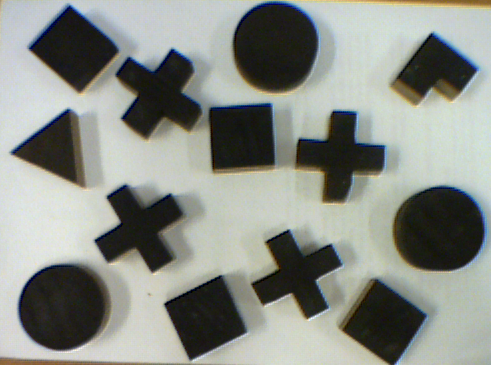
%> input picture lab8/ksztaltyReal.bmp, 491 x 365 px
$ octave lab8_4.m   (GNU Octave 9; MATLAB toolbox functions it lacks are replaced by stand-ins)
%> lines starting %> are read from the running program, lines starting %| are printed output that depends on the picture; in (x1, y1, x2, y2) boxes, pixels count from 0 and x2, y2 are one past the last pixel; in counts of white or black regions, pixels touching at a corner belong together; the program's own positions count from 1
close all;
clear all;

ksztaltyReal = imread('ksztaltyReal.bmp');
%> ksztaltyReal is the input picture: size 365x491x3 uint8; mean R, G, B 137.6, 141.5, 134.6

figure(1)
imshow(ksztaltyReal,[]);
title('Original');

[X,Y,Z] = size(ksztaltyReal);
%> X = 365; Y = 491; Z = 3
labeled(X,Y)=0;
%> labeled: size 365x491 double; every value is 0
TH = 60;

for i=1:X
    for j=1:Y

        if ksztaltyReal(i,j,1)<TH && ksztaltyReal(i,j,2)<TH && ksztaltyReal(i,j,3)<TH
             labeled(i,j) = 1;
        else
            labeled(i,j) = 0;
        end

    end
end
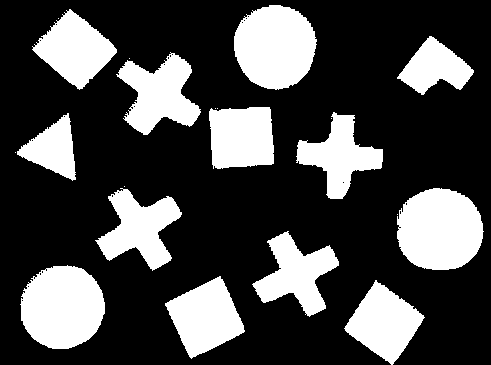
%> labeled: size 365x491 double; values 0 (black) and 1 (white), 28.2% white; 21 white regions (8 under 20 px), largest, box (x1, y1, x2, y2) and area: (397, 188, 484, 270) 5682, (20, 265, 105, 349) 5542, (234, 5, 317, 90) 5423


M =[1 2 1;
    2 4 2;
    1 2 1];
M = M/sum(sum(M));
filtered = conv2(labeled,M,'same');
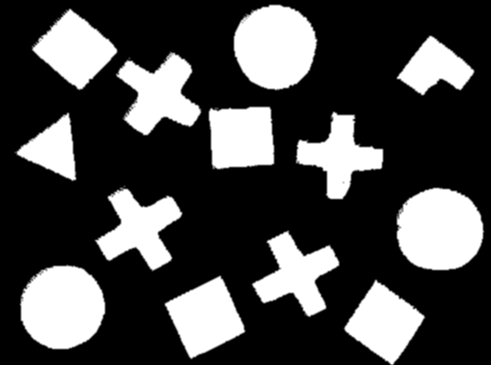
%> filtered: size 365x491 double; min 0, max 1, mean 0.282

figure(2)
imshow(filtered,[]);
title('Filtered');

filtered = bwlabel(filtered,8);
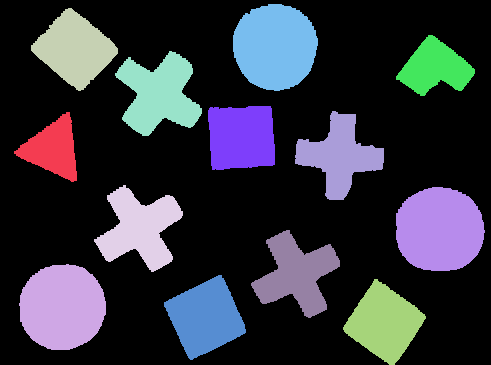
%> filtered: size 365x491 double; 14 distinct labels, from 0 to 13; one colour per label, 0 black

r = regionprops(filtered,'Centroid');
%> r = 13 regions; first 5, Centroid: [53.5 149.5], [62.9 307.6], [75.3 49.9], [140.2 229], [159.6 94.8]
for i=1:length(r)
    text(r(i).Centroid(1),r(i).Centroid(2),['\color{magenta}',num2str(i)]);
end
%> this loop made 13 passes
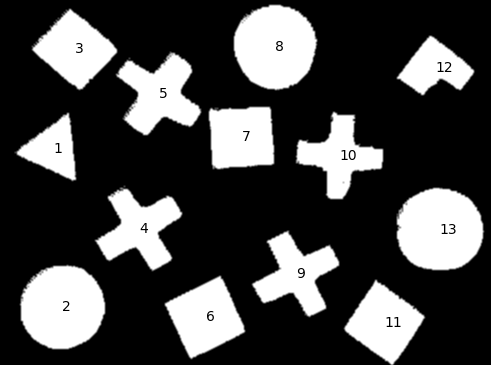
%> figure redrawn from the program's plot data; its title reads 'Filtered'

%> (the run ends here)
